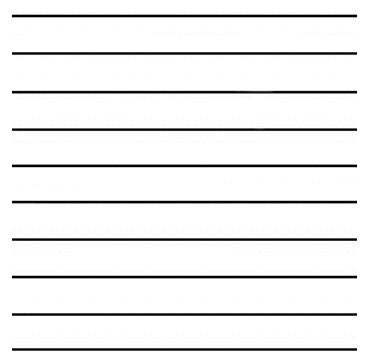
%> input picture testimage.png, 370 x 357 px
$ octave test.m   (GNU Octave 9; MATLAB toolbox functions it lacks are replaced by stand-ins)
%> lines starting %> are read from the running program, lines starting %| are printed output that depends on the picture; in (x1, y1, x2, y2) boxes, pixels count from 0 and x2, y2 are one past the last pixel; in counts of white or black regions, pixels touching at a corner belong together; the program's own positions count from 1
### ransac_linedetection.m
function ransac_linedetection(testimage, numIterations, thresholdDistance, minInliers)
%> called with testimage = 'testimage.png', numIterations = 120, thresholdDistance = 0.1, minInliers = 20
% Read the testimage
image = imread(testimage);
%> image is the input picture: size 357x370x3 uint8; min 0, max 255, mean 238

% Convert the image to grayscale
if size(image, 3) == 3
    grayImage = rgb2gray(image);
else
    grayImage = image; % Already grayscale
end

% Apply edge detection (Canny, Prewitt, Sobel) to obtain edge points
edgePoints = edge(grayImage, 'Prewitt');
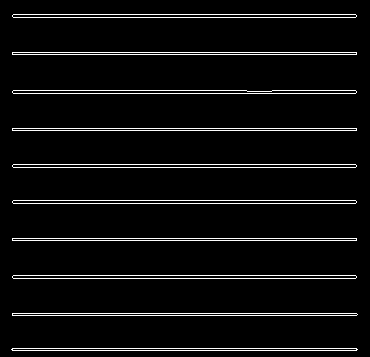
%> edgePoints: size 357x370 logical; 5.2% white in thin lines or dots, all inside (x1, y1, x2, y2) = (11, 14, 358, 351)

% Thresholding: Set a threshold on the edge map
edgePoints = edgePoints > 0.1;

% Initialize variables to store detected lines
detectedLines = [];
while true
    % Find the row and column indices of remaining edge points
    [rowIndices, colIndices] = find(edgePoints);

    % Number of data points
    numPoints = numel(rowIndices);

    if numPoints < 2
        break;  % No more points to detect lines
    end

    % Initialize variables to store the best model and inliers
    bestModel = [];
    maxInliers = 0;

    for iteration = 1:numIterations
        % Randomly sample two points to form a candidate line
        sampleIndices = randperm(numPoints, 2);
        sampleX = colIndices(sampleIndices);
        sampleY = rowIndices(sampleIndices);

        % Fit a line to the two sampled points
        model = polyfit(sampleX, sampleY, 1);

        % Compute the distance between each point and the model
        distances = abs(polyval(model, colIndices) - rowIndices);

        % Count inliers (points that are within the threshold)
        inliers = find(distances < thresholdDistance);

        % Update the best model if this iteration has more inliers
        if length(inliers) > maxInliers
            bestModel = model;
            maxInliers = length(inliers);
        end
    end
    if maxInliers >= minInliers
        % Store the detected line
        detectedLines = [detectedLines; bestModel];

        % Remove inliers from the edge points
        edgePoints(sub2ind(size(edgePoints), rowIndices(inliers), colIndices(inliers))) = 0;
    else
        break;  % No more significant lines found
    end
end
%> this loop made 146 passes
%> (numPoints, detectedLines) on passes 1 to 5: (6912, [0 204]), (6907, [0 204; 1.62e-16 129]), (6903, [0 204; 1.62e-16 129; 7.05e-16 351]), (6870, [0 204; 1.62e-16 129; 7.05e-16 351; 0 239]), (6863, [0 204; 1.62e-16 129; 7.05e-16 351; 0 239; -1.64e-14 314])
%> numPoints on passes 6 to 11: 6861, 6520, 6518, 6514, 6512, 6507
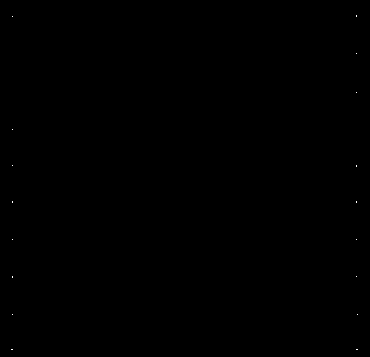
%> edgePoints: size 357x370 logical; 0.02% white in thin lines or dots, all inside (x1, y1, x2, y2) = (11, 15, 358, 350)
%> after the loop, detectedLines = 145 rows, first 12: [0 204; 1.62e-16 129; 7.05e-16 351; 0 239; -1.64e-14 314; 0 165; -7.4e-16 129; 3.35e-16 239; -1.49e-16 241; 2.9e-15 316; 0 351; -1.9e-16 351]

% Plot the original image
figure
imshow(image);
hold on;

% Plot the detected lines
for i = 1:size(detectedLines, 1)
    xRange = [min(colIndices), max(colIndices)];
    yRange = polyval(detectedLines(i, :), xRange);
    plot(xRange, yRange, 'r', 'LineWidth', 2);
end
%> this loop made 145 passes
%> yRange on passes 1 to 12: [204 204], [129 129], [351 351], [239 239], [314 314], [165 165], [129 129], [239 239], [241 241], [316 316], [351 351], [351 351]

title('RANSAC Line Detection');
xlabel('X');
ylabel('Y');

hold off;
end

### test.m
% Define RANSAC parameters
% ransac_linedetection(testimage, numIterations, thresholdDistance, minInliers)
% numIterations: Number of iteration
% thresholdDistance:Distance threshold to consider a point as an inlier
% minInliers:Minimum number of inliers to accept a line

% test
clc;
clear;
ransac_linedetection('testimage.png', 120, 0.1, 20);
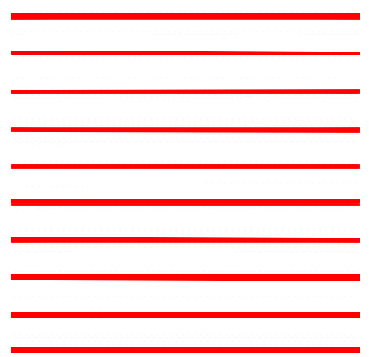
%> figure redrawn from the program's plot data; its title reads 'RANSAC Line Detection'
